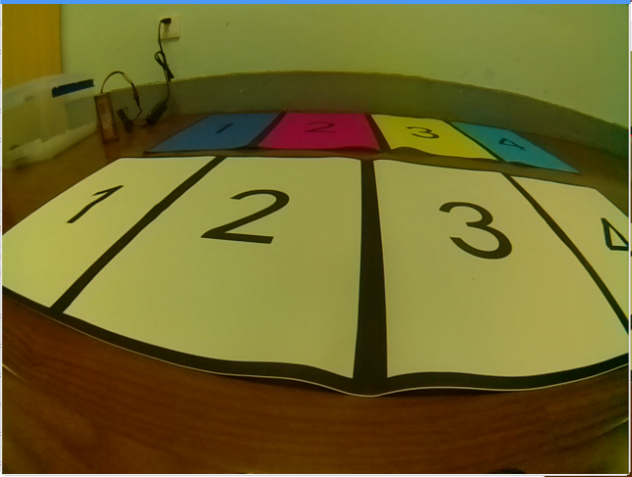
#> input picture Subtask_Code/Parking/1.png, 632 x 477 px
$ python parkinglot_detect.py   (older library calls are emulated)
#> lines starting #> are read from the running program, lines starting #| are printed output that depends on the picture; after the words box and inside, x2 and y2 are one past the last pixel; in counts of white or black regions, pixels touching at a corner belong together
import math
import cv2
import numpy as np

img = cv2.imread("1.png")
#> img is the input picture: shape (477, 632, 3); mean B, G, R 43.7, 103.5, 112.1
img1 = img.copy()
#转灰度图与二值化
#img1 = cv2.cvtColor(img1, cv2.COLOR_BGR2HSV)
img2 = cv2.cvtColor(img1, cv2.COLOR_BGR2GRAY)
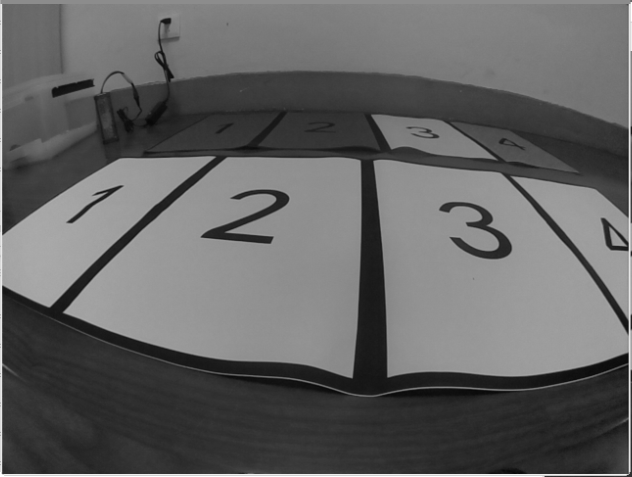
#> img2: shape (477, 632); min 7, max 255, mean 99.2
ret,img3 = cv2.threshold(img2, 0, 255, cv2.THRESH_OTSU)
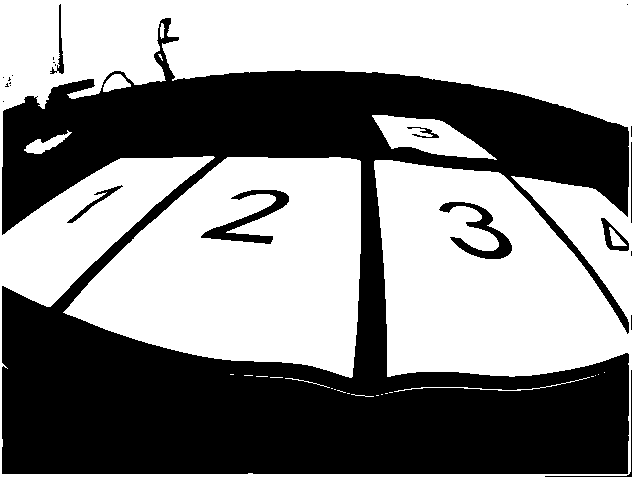
#> img3: shape (477, 632); 54.4% white; 23 black regions (14 under 20 px)
#> ret = 95
##for i in range(15):
##    img3 = cv2.erode (img3,None,iterations=1)
##    img3 = cv2.dilate(img3,None,iterations=1)

cv2.imshow("img3", img3)
#ret,img3 = cv2.threshold(img2, 80, 255, cv2.THRESH_BINARY)

#轮廓提取
img4 = np.zeros(img.shape, np.uint8)
cnts1 = cv2.findContours(img3,cv2.RETR_TREE,cv2.CHAIN_APPROX_SIMPLE)[0]
#> cnts1 = 47 contours, 31 with area under 20; largest, box (x1, y1, x2, y2) and area: (0, 0, 632, 477) 300046, (1, 17, 630, 475) 185007, (63, 157, 361, 378) 45190, (372, 115, 497, 160) 2800, (200, 189, 290, 245) 1556
cnts2 = []

#轮廓筛选
for i in cnts1:
    area = cv2.contourArea(i)
    #print area
    if area > 0 and area < 100000:
        cnts2.append(i)
#> this loop made 47 passes
#> area on passes 1, 2, 3, 4, 5, 14, 18, 29, 38, 39, 40, 41: 300045.5, 534.5, 129, 1381.5, 350, 33, 185007, 23, 45190.5, 1555.5, 365.5, 2800
#> after the loop, cnts2 = 28 contours, 14 with area under 20; largest, box (x1, y1, x2, y2) and area: (63, 157, 361, 378) 45190, (372, 115, 497, 160) 2800, (200, 189, 290, 245) 1556, (438, 201, 513, 260) 1382, (600, 217, 630, 252) 534
c = max(cnts2,key = cv2.contourArea)
#> c = contour of 203 points, box (x1, y1, x2, y2) (63, 157, 361, 378), area 45190
M = cv2.moments(c)
#> M = moments, m00 45190.5, centre m10/m00, m01/m00 = (244.2, 266.8)
center = (int(M["m10"]/M["m00"]),int(M["m01"]/M["m00"]))
#> center = (244, 266)
cv2.circle(img4,center, 1, (255, 0, 0), 8)#blue
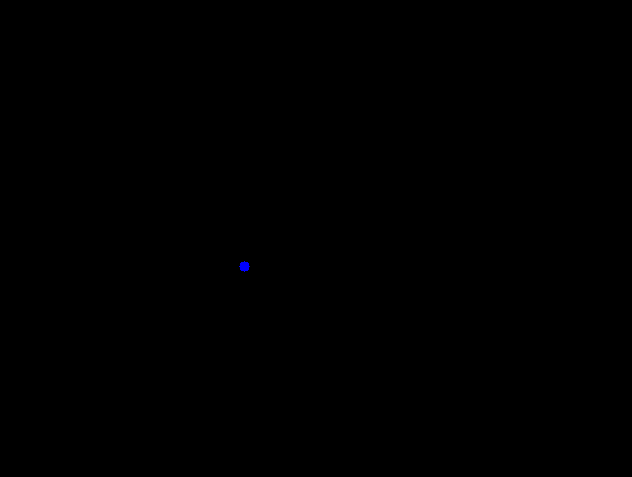
#> img4: shape (477, 632, 3); mean of channels 0, 1, 2 0.1, 0, 0; drawn as B, G, R

rect = cv2.boundingRect(c)
#> rect = (63, 157, 298, 221)
cv2.circle(img4,(rect[0],rect[1]), 1, (0, 255,0), 8)
#> img4: shape (477, 632, 3); 0.03% of pixels changed, all inside (x1, y1, x2, y2) = (58, 152, 69, 163)
#green
cv2.rectangle(img4, (rect[0],rect[1]), (rect[0]+rect[2],rect[1]+rect[3]), (0,255,0), 2)

rect2 = cv2.minAreaRect(c)
#> rect2 = ((220.8, 249.4), (217, 295.1), -81.99)
x,y = rect2[0]
#> x = 220.8; y = 249.4
width, height = rect2[1]
#> width = 217; height = 295.1
theta = rect2[2]
#> theta = -81.99
x_1 = height/2*math.sin(theta)
#> x_1 = -44.64
y_1 = height/2*math.cos(theta)
#> y_1 = 140.6
#横矩形
p1 = (int(x-y_1),int(y+x_1))
#> p1 = (80, 204)
p2 = (int(x+y_1),int(y-x_1))
#> p2 = (361, 294)
#立矩形
##p1 = (int(x+x_1),int(y-y_1))
##p2 = (int(x-x_1),int(y+y_1))

#red
cv2.circle(img4,(int(x),int(y)), 1, (0, 0, 255), 8)
#> img4: shape (477, 632, 3); mean of channels 0, 1, 2 0.1, 2.7, 0.1
cv2.circle(img4,p1, 1, (0, 0,255), 8)
#> img4: shape (477, 632, 3); mean of channels 0, 1, 2 0.1, 2.7, 0.1
cv2.circle(img4,p2, 1, (0, 0,255), 8)
#> img4: shape (477, 632, 3); mean of channels 0, 1, 2 0.1, 2.7, 0.2

box = cv2.cv.BoxPoints(rect2)
#> box = ((351.8, 377.4), (59.58, 336.3), (89.83, 121.4), (382, 162.5))
box = np.int0(box)
#> box = [[351, 377], [59, 336], [89, 121], [382, 162]]
#print box
cv2.drawContours(img4, [box], 0, (0, 0, 255), 2)


cv2.drawContours(img4,cnts2,-1,(255,255,255),1)
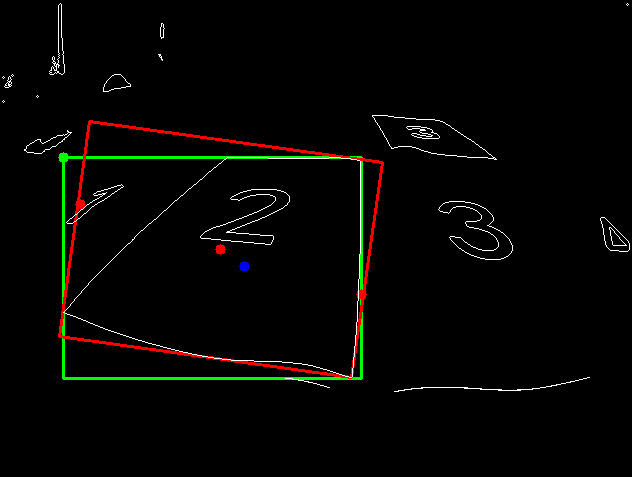
#> img4: shape (477, 632, 3); mean of channels 0, 1, 2 2.5, 4.7, 5; drawn as B, G, R

cv2.imshow("img4", img4)
cv2.waitKey(0)
#cv2.destoryAllWindows()

$ run again, with Subtask_Code/Parking/0.PNG copied over Subtask_Code/Parking/1.png
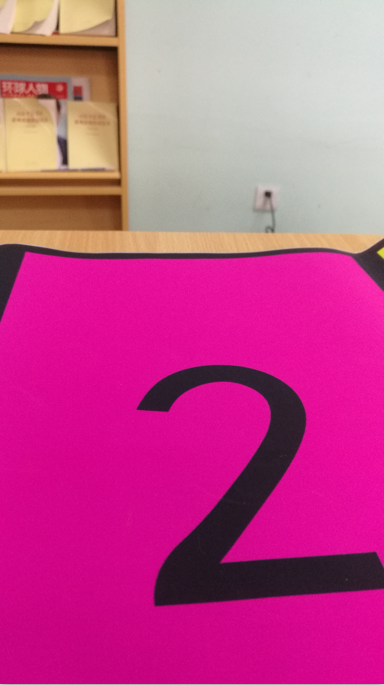
#> input picture Subtask_Code/Parking/0.PNG, 384 x 685 px
#> img is the input picture: shape (685, 384, 3); mean B, G, R 140.1, 73.5, 194.8
#> `ret,img3 = cv2.threshold(img2, 0, 255, cv2.THRESH_OTSU)`:
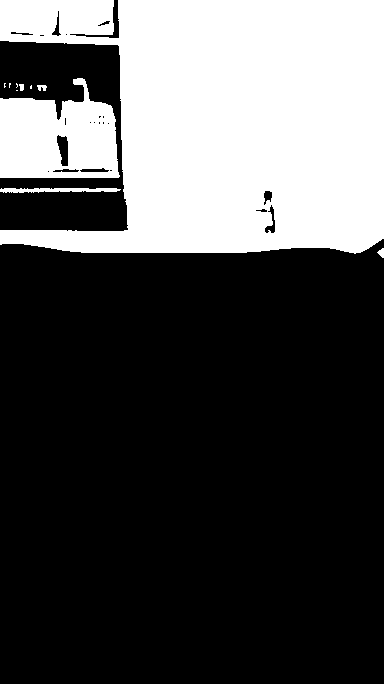
#> img3: shape (685, 384); 31.3% white; 12 white regions (5 under 20 px)
#> ret = 138
#> cnts1 = 33 contours, 19 with area under 20; largest, box (x1, y1, x2, y2) and area: (0, 0, 384, 254) 72225, (0, 78, 120, 178) 8834, (0, 188, 121, 193) 334, (56, 134, 69, 167) 282, (264, 204, 276, 234) 148
#> the loop `for i in cnts1:` made 33 passes
#> area on passes 2, 3, 5, 11, 14, 15, 16, 25: 31.5, 334, 28.5, 8834, 81, 110, 281.5, 72225
#> after the loop `for i in cnts1:`: cnts2 = 31 contours, 17 with area under 20; largest, box (x1, y1, x2, y2) and area: (0, 0, 384, 254) 72225, (0, 78, 120, 178) 8834, (0, 188, 121, 193) 334, (56, 134, 69, 167) 282, (264, 204, 276, 234) 148
#> c = contour of 151 points, box (x1, y1, x2, y2) (0, 0, 384, 254), area 72225
#> M = moments, m00 72225, centre m10/m00, m01/m00 = (233.5, 121.2)
#> center = (233, 121)
#> rect = (0, 0, 384, 254)
#> rect2 = ((191.5, 126.5), (253, 383), -90)
#> x = 191.5; y = 126.5
#> width = 253; height = 383
#> theta = -90
#> x_1 = -171.2
#> y_1 = -85.81
#> p1 = (277, -44)
#> p2 = (105, 297)
#> `box = cv2.cv.BoxPoints(rect2)`: box = ((383, 253), (-7.75e-15, 253), (0, 0), (383, 0))
#> `box = np.int0(box)`: box = [[382, 252], [0, 252], [0, 0], [382, 0]]
#> `cv2.drawContours(img4,cnts2,-1,(255,255,255),1)`:
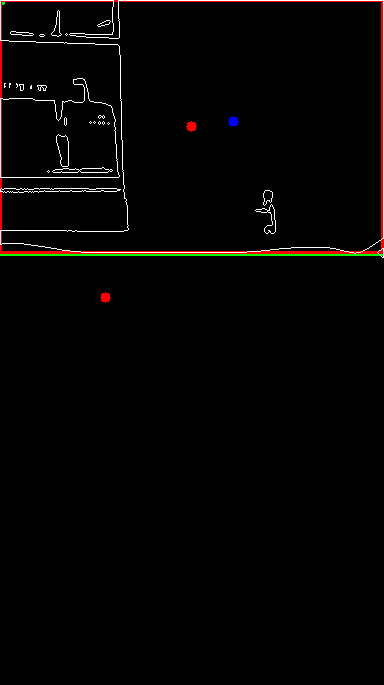
#> img4: shape (685, 384, 3); mean of channels 0, 1, 2 3, 3.6, 5.2; drawn as B, G, R

$ run again, with Subtask_Code/Parking/2.PNG copied over Subtask_Code/Parking/1.png
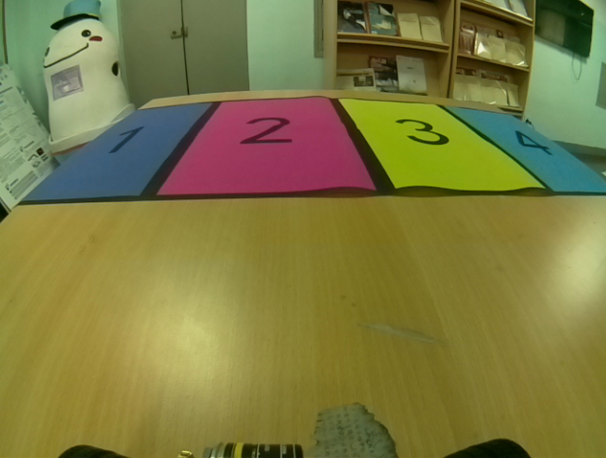
#> input picture Subtask_Code/Parking/2.PNG, 606 x 458 px
#> img is the input picture: shape (458, 606, 3); mean B, G, R 65.1, 122, 125.3
#> `ret,img3 = cv2.threshold(img2, 0, 255, cv2.THRESH_OTSU)`:
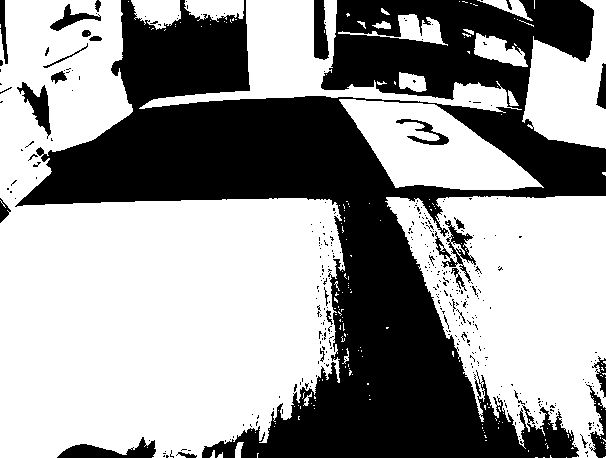
#> img3: shape (458, 606); 60.3% white; 381 black regions (351 under 20 px)
#> ret = 111
#> cnts1 = 735 contours, 682 with area under 20; largest, box (x1, y1, x2, y2) and area: (0, 0, 345, 458) 97936, (385, 196, 606, 458) 37032, (339, 99, 544, 190) 10343, (139, 0, 522, 113) 10048, (522, 0, 606, 149) 7256
#> the loop `for i in cnts1:` made 735 passes
#> area on passes 19, 68, 91: 75, 27, 20.5
#> after the loop `for i in cnts1:`: cnts2 = 600 contours, 547 with area under 20; largest, box (x1, y1, x2, y2) and area: (0, 0, 345, 458) 97936, (385, 196, 606, 458) 37032, (339, 99, 544, 190) 10343, (139, 0, 522, 113) 10048, (522, 0, 606, 149) 7256
#> c = contour of 841 points, box (x1, y1, x2, y2) (0, 0, 345, 458), area 97936
#> M = moments, m00 97935.5, centre m10/m00, m01/m00 = (140.2, 274.5)
#> center = (140, 274)
#> rect = (0, 0, 345, 458)
#> rect2 = ((172, 228.5), (457, 344), -90)
#> x = 172; y = 228.5
#> width = 457; height = 344
#> theta = -90
#> x_1 = -153.8
#> y_1 = -77.07
#> p1 = (249, 74)
#> p2 = (94, 382)
#> `box = cv2.cv.BoxPoints(rect2)`: box = ((344, 457), (-1.4e-14, 457), (0, 0), (344, 0))
#> `box = np.int0(box)`: box = [[343, 456], [0, 456], [0, 0], [343, 0]]
#> `cv2.drawContours(img4,cnts2,-1,(255,255,255),1)`:
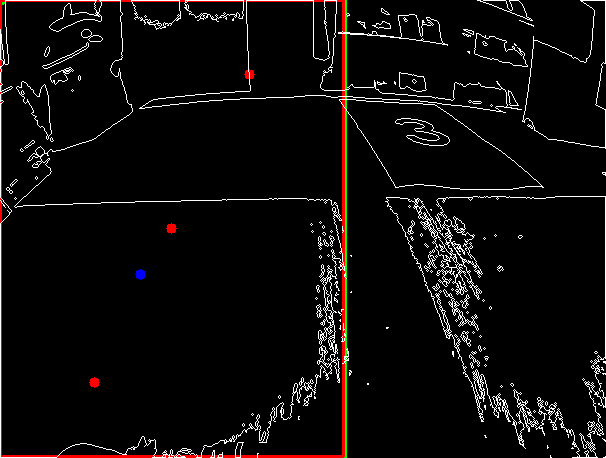
#> img4: shape (458, 606, 3); mean of channels 0, 1, 2 10.7, 11.5, 13.6; drawn as B, G, R

$ run again, with Subtask_Code/Parking/3.PNG copied over Subtask_Code/Parking/1.png
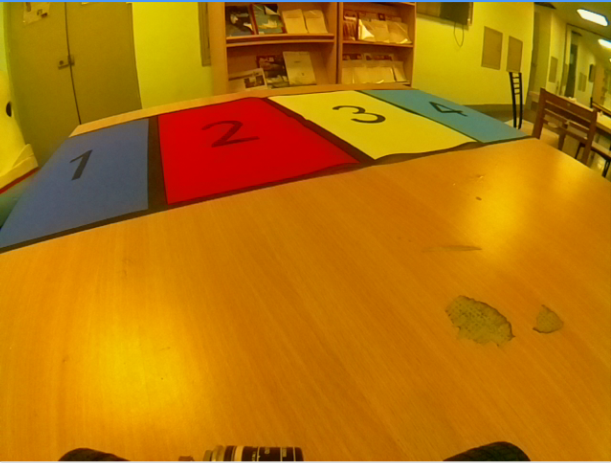
#> input picture Subtask_Code/Parking/3.PNG, 611 x 463 px
#> img is the input picture: shape (463, 611, 3); mean B, G, R 8.7, 115.6, 181.6
#> `ret,img3 = cv2.threshold(img2, 0, 255, cv2.THRESH_OTSU)`:
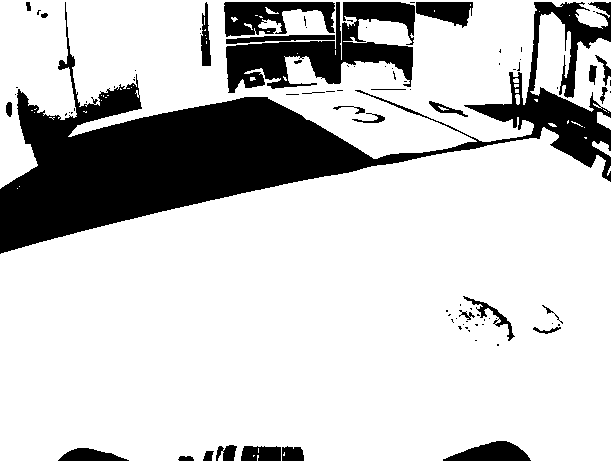
#> img3: shape (463, 611); 79.3% white; 89 black regions (60 under 20 px)
#> ret = 103
#> cnts1 = 171 contours, 128 with area under 20; largest, box (x1, y1, x2, y2) and area: (0, 127, 611, 463) 168412, (0, 0, 611, 189) 64662, (225, 1, 416, 94) 8040, (530, 12, 611, 112) 4090, (223, 1, 336, 38) 2570
#> the loop `for i in cnts1:` made 171 passes
#> area on passes 4, 7, 8: 120, 168411.5, 85.5
#> after the loop `for i in cnts1:`: cnts2 = 139 contours, 97 with area under 20; largest, box (x1, y1, x2, y2) and area: (0, 0, 611, 189) 64662, (225, 1, 416, 94) 8040, (530, 12, 611, 112) 4090, (223, 1, 336, 38) 2570, (442, 440, 532, 462) 1208
#> c = contour of 1036 points, box (x1, y1, x2, y2) (0, 0, 611, 189), area 64662
#> M = moments, m00 64662, centre m10/m00, m01/m00 = (276.5, 63.32)
#> center = (276, 63)
#> rect = (0, 0, 611, 189)
#> rect2 = ((305, 94), (188, 610), -90)
#> x = 305; y = 94
#> width = 188; height = 610
#> theta = -90
#> x_1 = -272.7
#> y_1 = -136.7
#> p1 = (441, -178)
#> p2 = (168, 366)
#> `box = cv2.cv.BoxPoints(rect2)`: box = ((610, 188), (-5.76e-15, 188), (0, 0), (610, 0))
#> `box = np.int0(box)`: box = [[609, 187], [0, 187], [0, 0], [609, 0]]
#> `cv2.drawContours(img4,cnts2,-1,(255,255,255),1)`:
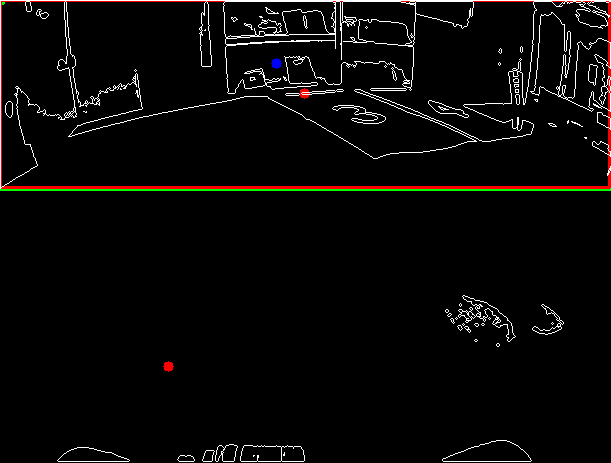
#> img4: shape (463, 611, 3); mean of channels 0, 1, 2 7.2, 8.2, 9.7; drawn as B, G, R
